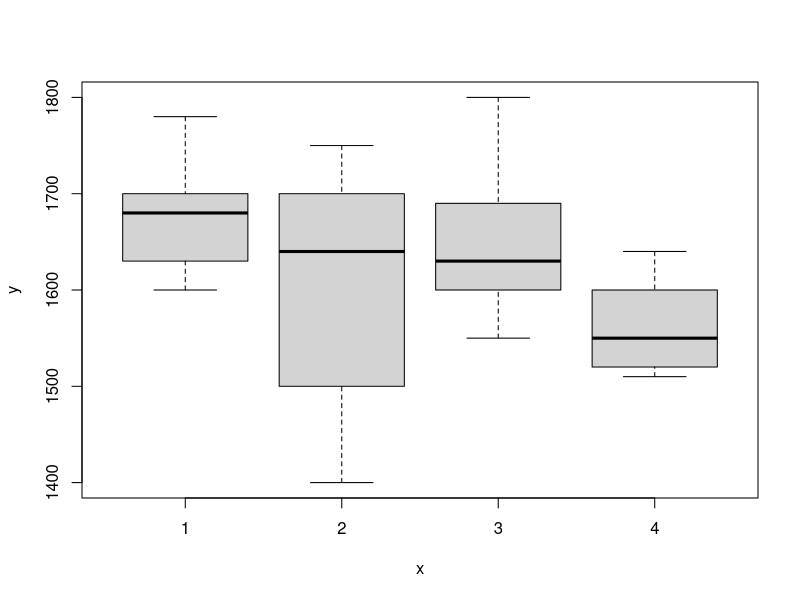

Source code (R):
# Example 3.11 on Page 170 on PDF version
y<-c(1600, 1610, 1650, 1680, 1700, 1700, 1780, 
     1500, 1640, 1400, 1700, 1750, 
     1640, 1550, 1600, 1620, 1640, 1600, 1740, 1800, 
     1510, 1520, 1530, 1570, 1640, 1600)
f<-factor(c(rep(1,7),rep(2,5), rep(3,8), rep(4,6)))
plot(f,y) # Using plot to draw boxplot